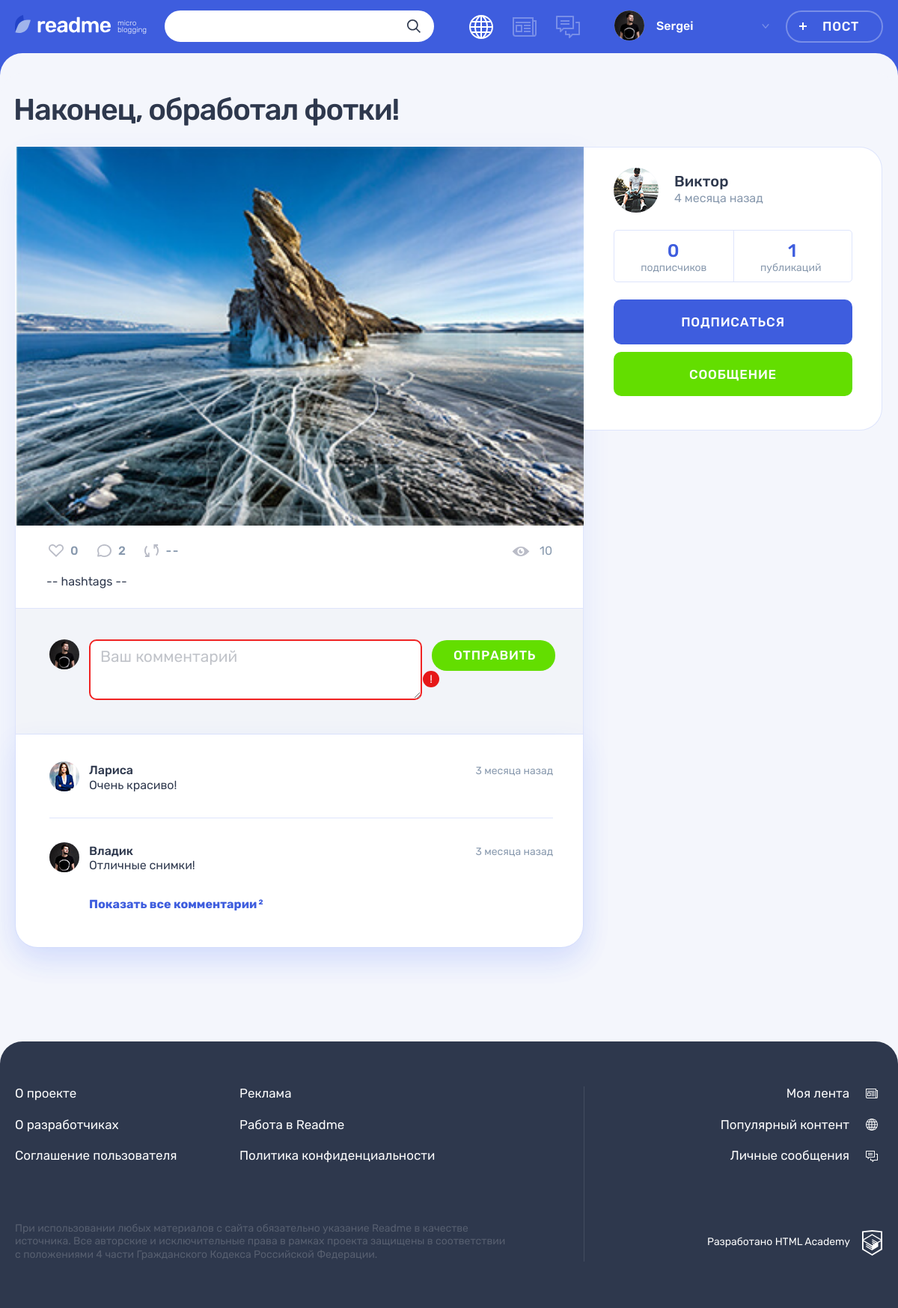
/post.php?id=2, run on the app's committed database.
### tables this page shows
CREATE TABLE IF NOT EXISTS posts
(
    id              INT PRIMARY KEY AUTO_INCREMENT,
    created_at      DATETIME      NOT NULL,
    title           VARCHAR(2048) NOT NULL,
    content         TEXT          NOT NULL,
    quote_author    VARCHAR(255),
    image           VARCHAR(2048),
    video           VARCHAR(2048),
    link            VARCHAR(2048),
    views           INT,
    author_id       INT,
    content_type_id INT,
    FOREIGN KEY (author_id) REFERENCES users (id),
    FOREIGN KEY (content_type_id) REFERENCES content_types (id)
);

CREATE TABLE IF NOT EXISTS comments
(
    id         INT PRIMARY KEY AUTO_INCREMENT,
    created_at DATETIME NOT NULL,
    content    TEXT     NOT NULL,
    user_id    INT,
    post_id    INT,
    FOREIGN KEY (user_id) REFERENCES users (id),
    FOREIGN KEY (post_id) REFERENCES posts (id)
);

CREATE TABLE IF NOT EXISTS users
(
    id                INT PRIMARY KEY AUTO_INCREMENT,
    registration_date DATETIME     NOT NULL,
    email             VARCHAR(255) NOT NULL,
    login             VARCHAR(255) NOT NULL,
    password          BINARY(32)   NOT NULL,
    avatar            VARCHAR(2048)
);

### helpers.php (called while the page is built, shortened)
<?php
function get_noun_plural_form(int $number, string $one, string $two, string $many): string
{
    $number = (int)$number;
    $mod10 = $number % 10;
    $mod100 = $number % 100;
    switch (true) {
        case ($mod10 >= 2 && $mod10 <= 4):
            return $two;
    }
}
function include_template($name, array $data = [])
{
    $name = 'templates/' . $name;
    extract($data);
    require $name;
    $result = ob_get_clean();
    return $result;
}
function formatRelativeTime($amount, $one, $two, $many)
{
    $amount = round($amount);
    return $amount . ' ' . get_noun_plural_form($amount, $one, $two, $many) . ' назад';
}
function getTimeToShow($timestamp)
{
    $currentTimestamp = strtotime(date('d.m.Y.H:i:s'));
    $timeDifference = $currentTimestamp - $timestamp;
    switch (true) {
        case ($timeDifference >= 5 * WEEK):
            return formatRelativeTime($timeDifference / MONTH, 'месяц', 'месяца', 'месяцев');
    }
}

### db-data.php (called while the page is built, shortened)
<?php
function getDataFromDatabase($connection, $query)
{
    $rows = mysqli_query($connection, $query);
    return mysqli_fetch_all($rows, MYSQLI_ASSOC);
}
function getPosts($connection, $condition)
{
    $queryFragment = $condition ? "WHERE {$condition}" : "";
    return getDataFromDatabase($connection, "
        SELECT
            posts.*,
            users.login,
            users.avatar,
            content_types.name,
            content_types.icon_class,
            COUNT(likes.id) AS likes_amount,
            COUNT(comments.id) AS comments_amount
        FROM posts
        JOIN users ON posts.author_id = users.id
        JOIN content_types ON posts.content_type_id = content_types.id
        LEFT OUTER JOIN likes ON likes.post_id = posts.id
        JOIN comments ON posts.id = comments.post_id
        {$queryFragment}
        GROUP BY posts.id
        ORDER BY likes_amount DESC
        LIMIT 6
    ");
}
function getPost($connection, $getId)
{
    return getPosts($connection, "posts.id = '{$getId}'");
}
function getPostComments($connection, $getId)
{
    return getDataFromDatabase($connection, "
        SELECT *
        FROM comments
        JOIN users ON comments.user_id = users.id
        WHERE post_id = '{$getId}'
    ");
}
function getPostAuthor($connection, $getId)
{
    return getDataFromDatabase($connection, "
        SELECT users.id, registration_date, login
        FROM users
        JOIN posts ON users.id = posts.author_id
        WHERE posts.id = '{$getId}'
    ");
}
function getPostTemplate($post)
{
    $post = $post[0];
    if ($post['icon_class'] === 'text') {
        return include_template('post-text.php', ['text' => $post['content']]);
    } elseif ($post['icon_class'] === 'quote') {
        return include_template('post-quote.php', ['text' => $post['content'], 'author' => $post['quote_author']]);
    } elseif ($post['icon_class'] === 'photo') {
        return include_template('post-photo.php', ['img_url' => '../img/' . $post['image']]);
    } elseif ($post['icon_class'] === 'video') {
        return include_template('post-video.php', ['video' => $post['video']]);
    } elseif ($post['icon_class'] === 'link') {
        return include_template('post-link.php', ['url' => $post['link'], 'title' => $post['title']]);
    } else {
        return null;
    }
}

### templates/post-details.php (the view, shortened to what this page needs)
<main class="page__main page__main--publication">
  <div class="container">
      <?php $post = $post[0] ?>
    <h1 class="page__title page__title--publication">
        <?= $post['title'] ?>
    </h1>
    <section class="post-details">
      <div class="post-details__wrapper post-<?= $post['icon_class'] ?>">
        <div class="post-details__main-block post post--details">
          <?= $template = $postTemplate ? $postTemplate : 'Error! No template.'; ?>
          <div class="post__indicators">
            <div class="post__buttons">
              <a class="post__indicator post__indicator--likes button" href="#" title="Лайк">
                <svg class="post__indicator-icon" width="20" height="17">
                  <use xlink:href="#icon-heart"></use>
                </svg>
                <span><?= $post['likes_amount'] ?></span>
              </a>
              <a class="post__indicator post__indicator--comments button" href="#" title="Комментарии">
                <svg class="post__indicator-icon" width="19" height="17">
                  <use xlink:href="#icon-comment"></use>
                </svg>
                <span><?= $post['comments_amount'] ?></span>
              </a>
              <a class="post__indicator post__indicator--repost button" href="#" title="Репост">
                <svg class="post__indicator-icon" width="19" height="17">
                  <use xlink:href="#icon-repost"></use>
                </svg>
                <span>--</span>
              </a>
            </div>
            <span class="post__view"><?= $post['views'] ?></span>
          </div>
          <ul class="post__tags">
            -- hashtags --
          </ul>
          <div class="comments">
            <form class="comments__form form" action="#" method="post">
              <div class="comments__my-avatar">
                <img class="comments__picture" src="../img/userpic-medium.jpg" alt="Аватар пользователя">
              </div>
              <div class="form__input-section form__input-section--error">
                <textarea class="comments__textarea form__textarea form__input" placeholder="Ваш комментарий"></textarea>
                <button class="form__error-button button" type="button">!</button>
              </div>
              <button class="comments__submit button button--green" type="submit">Отправить</button>
            </form>
            <div class="comments__list-wrapper">
              <ul class="comments__list">
                  <?php foreach ($postComments as $postComment) : ?>
                    <li class="comments__item user">
                      <div class="comments__avatar">
                        <a class="user__avatar-link" href="#">
                          <img class="comments__picture" src="../img/<?= $postComment['avatar'] ?>" alt="Аватар пользователя">
                        </a>
                      </div>
                      <div class="comments__info">
                        <div class="comments__name-wrapper">
                          <a class="comments__user-name" href="#">
                            <span><?= $postComment['login'] ?></span>
                          </a>
                          <time class="comments__time"
                                datetime="<?= $postComment['created_at'] ?>">
                              <?php $commentTimestamp = strtotime($postComment['created_at']); ?>
                              <?= getTimeToShow($commentTimestamp) ?>
                          </time>
                        </div>
                        <p class="comments__text">
                            <?= $postComment['content'] ?>
                        </p>
                      </div>
                    </li>
                  <?php endforeach; ?>
              </ul>
              <a class="comments__more-link" href="#">
                <span>Показать все комментарии</span>
                <sup class="comments__amount"><?= count($postComments) ?></sup>
              </a>
            </div>
          </div>
        </div>
        <div class="post-details__user user">
          <div class="post-details__user-info user__info">
            <div class="post-details__avatar user__avatar">
              <a class="post-details__avatar-link user__avatar-link" href="#">
                <img class="post-details__picture user__picture" src="img/<?= $post['avatar'] ?>" alt="Аватар пользователя">
              </a>
            </div>
            <div class="post-details__name-wrapper user__name-wrapper">
              <a class="post-details__name user__name" href="#">
                <span><?= $postAuthor[0]['login'] ?></span>
              </a>
                <?php
                $userRegistrationDateTimeStamp = strtotime($userRegistrationDate)
                ?>
              <time class="post-details__time user__time"
                    datetime="<?= $userRegistrationDate ?>"
                    title="<?= date('d-m-Y H:i',
                        $userRegistrationDateTimeStamp) ?>"
              >
                  <?= getTimeToShow($userRegistrationDateTimeStamp) ?>
              </time>
            </div>
          </div>
          <div class="post-details__rating user__rating">
            <p class="post-details__rating-item user__rating-item user__rating-item--subscribers">
              <span class="post-details__rating-amount user__rating-amount"><?= count($authorSubscribers) ?></span>
              <span class="post-details__rating-text user__rating-text">подписчиков</span>
            </p>
            <p class="post-details__rating-item user__rating-item user__rating-item--publications">
              <span class="post-details__rating-amount user__rating-amount"><?= count ($totalPosts) ?></span>
              <span class="post-details__rating-text user__rating-text">публикаций</span>
            </p>
          </div>
          <div class="post-details__user-buttons user__buttons">
            <button class="user__button user__button--subscription button button--main" type="button">Подписаться</button>
            <a class="user__button user__button--writing button button--green" href="#">Сообщение</a>
          </div>
        </div>
      </div>
    </section>
  </div>
</main>

### data on the page
posts: title "Наконец, обработал фотки!", views "10", author.avatar (picture)
comments: user.avatar (picture), user.login "Лариса", created_at "3 месяца назад", content "Очень красиво!"
comments: user.avatar (picture), user.login "Владик", created_at "3 месяца назад", content "Отличные снимки!"
users: login "Виктор"

### other printed values
$user_name "Sergei"
$post['likes_amount'] "0"
$post['comments_amount'] "2"
count($postComments) "2"
getTimeToShow($userRegistrationDateTimeStamp) "4 месяца назад"
count($authorSubscribers) "0"
count ($totalPosts) "1"
